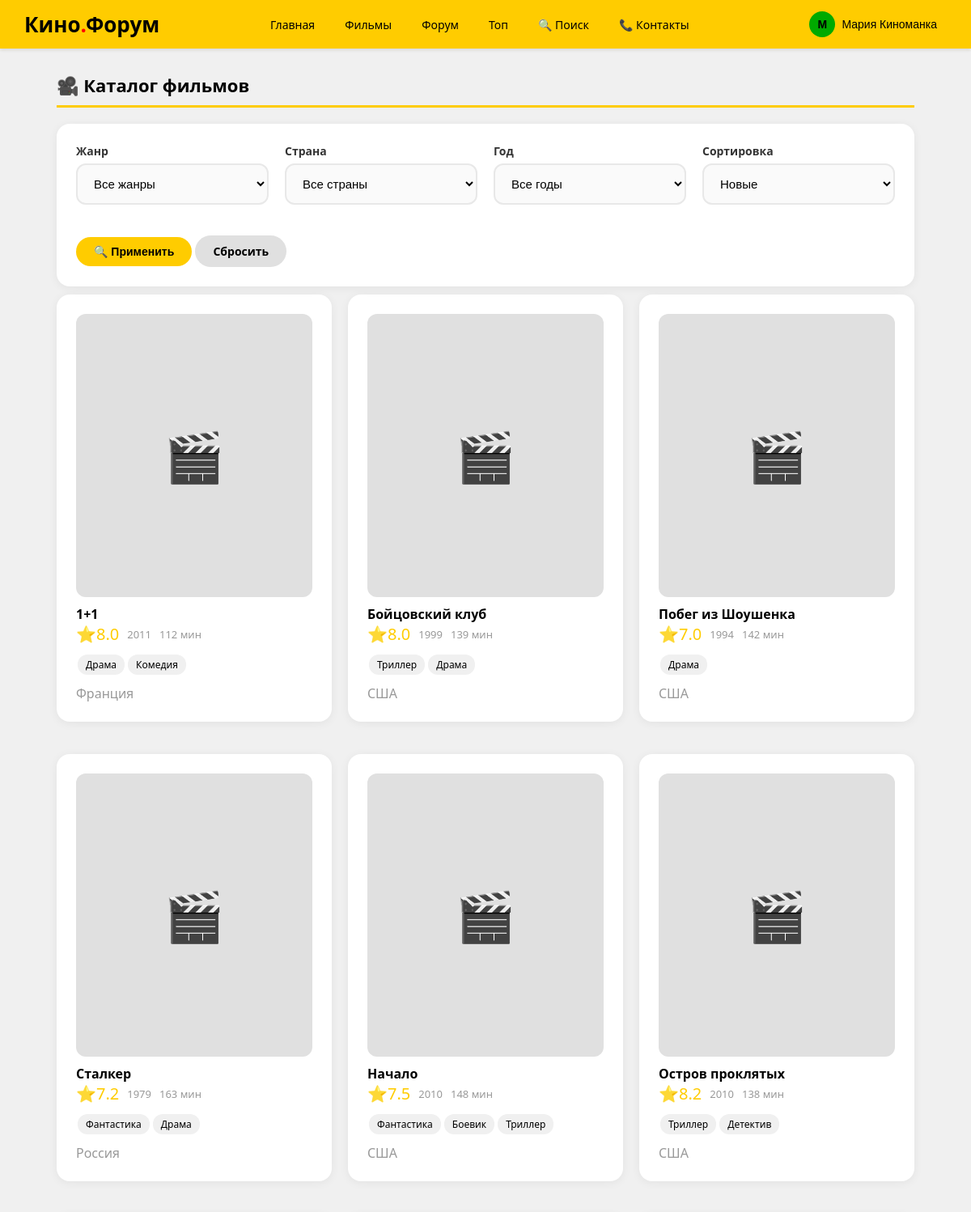
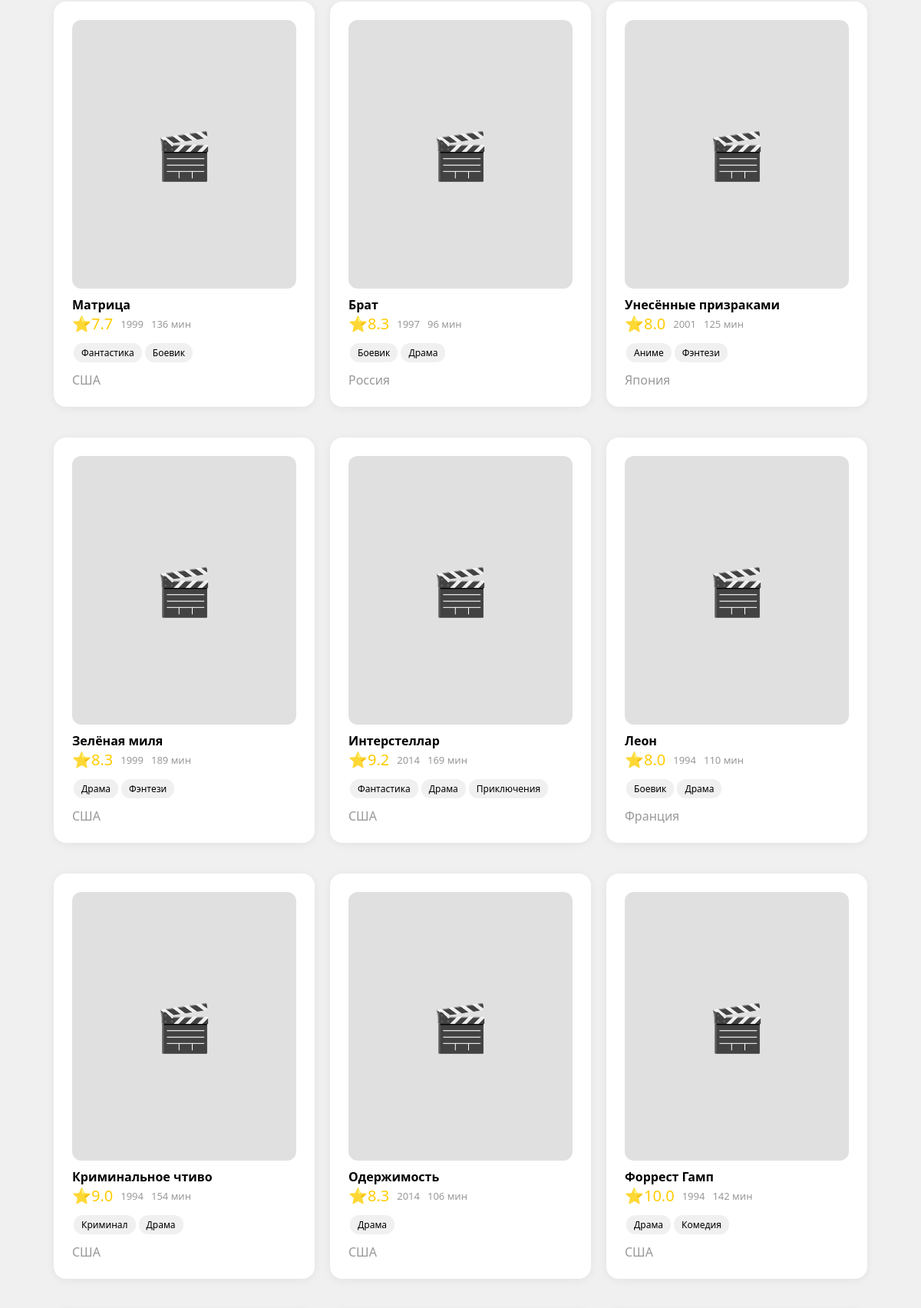
The page /films (signed in, upper part) on the database its author committed (2 pictures, top to bottom).
### data/users.py (models this page shows, shortened)
class User(SqlAlchemyBase, UserMixin):
    __tablename__ = 'users'
    id = sqlalchemy.Column(sqlalchemy.Integer, primary_key=True, autoincrement=True)
    name = sqlalchemy.Column(sqlalchemy.String(100), nullable=False)
    email = sqlalchemy.Column(sqlalchemy.String(100), unique=True, nullable=False)
    about = sqlalchemy.Column(sqlalchemy.Text, default='')
    hashed_password = sqlalchemy.Column(sqlalchemy.String(200), nullable=False)
    created_date = sqlalchemy.Column(sqlalchemy.DateTime, default=datetime.datetime.now)
    films = orm.relationship("Film", back_populates='user')
    reviews = orm.relationship("Review", back_populates='user')
    comments = orm.relationship("Comment", back_populates='user')
    forum_posts = orm.relationship("ForumPost", back_populates='user')

### data/film.py (models this page shows)
class Film(SqlAlchemyBase):
    __tablename__ = 'films'
    id = sqlalchemy.Column(sqlalchemy.Integer, primary_key=True, autoincrement=True)
    title = sqlalchemy.Column(sqlalchemy.String(200), nullable=False)
    director = sqlalchemy.Column(sqlalchemy.String(200))
    year = sqlalchemy.Column(sqlalchemy.Integer)
    genre = sqlalchemy.Column(sqlalchemy.String(500))
    country = sqlalchemy.Column(sqlalchemy.String(200))
    duration = sqlalchemy.Column(sqlalchemy.Integer)
    description = sqlalchemy.Column(sqlalchemy.Text)
    rating = sqlalchemy.Column(sqlalchemy.Float, default=0.0)
    review_count = sqlalchemy.Column(sqlalchemy.Integer, default=0)
    created_date = sqlalchemy.Column(sqlalchemy.DateTime, default=datetime.datetime.now)
    user_id = sqlalchemy.Column(sqlalchemy.Integer, sqlalchemy.ForeignKey("users.id"))
    user = orm.relationship("User", back_populates='films')
    reviews = orm.relationship("Review", back_populates='film')

### main.py (the view)
@app.route('/films')
def films():
    db_sess = db_session.create_session()
    genre_filter = request.args.get('genre', '')
    country_filter = request.args.get('country', '')
    year_filter = request.args.get('year', '')
    sort_by = request.args.get('sort', 'newest')
    query = db_sess.query(Film)
    if genre_filter:
        query = query.filter(Film.genre.contains(genre_filter))
    if country_filter:
        query = query.filter(Film.country.contains(country_filter))
    if year_filter:
        query = query.filter(Film.year == int(year_filter))
    if sort_by == 'rating':
        query = query.order_by(Film.rating.desc())
    elif sort_by == 'title':
        query = query.order_by(Film.title)
    else:
        query = query.order_by(Film.created_date.desc())
    films = query.all()
    return render_template('films.html', films=films, GENRES=GENRES, COUNTRIES=COUNTRIES, YEARS=YEARS, current_genre=genre_filter, current_country=country_filter, current_year=year_filter, current_sort=sort_by, STYLE=STYLE, get_header=get_header)

### data/db_session.py (called while the page is built)
def create_session() -> Session:
    global __factory
    return __factory()

### main.py (called while the page is built)
@login_manager.user_loader
def load_user(user_id):
    db_sess = db_session.create_session()
    return db_sess.get(User, user_id)

### templates/films.html (shortened to what this page needs)
{% extends "base.html" %}
{% block content %}
<h1 class="ya-section-title">🎥 Каталог фильмов</h1>
<div class="ya-card ya-mb">
    <form method="GET" class="ya-grid ya-grid-4">
        <div class="ya-input-group">
            <label>Жанр</label>
            <select name="genre" class="ya-input">
                <option value="">Все жанры</option>
            </select>
        </div>
        <div class="ya-input-group">
            <label>Страна</label>
            <select name="country" class="ya-input">
                <option value="">Все страны</option>
            </select>
        </div>
        <div class="ya-input-group">
            <label>Год</label>
            <select name="year" class="ya-input">
                <option value="">Все годы</option>
            </select>
        </div>
        <div class="ya-input-group">
            <label>Сортировка</label>
            <select name="sort" class="ya-input">
                <option value="newest" {% if current_sort == 'newest' %}selected{% endif %}>Новые</option>
            </select>
        </div>
        <div style="grid-column:1/-1">
            <button type="submit" class="ya-btn ya-btn-yellow">🔍 Применить</button>
            <a href="/films" class="ya-btn ya-btn-gray">Сбросить</a>
        </div>
    </form>
</div>
<div class="ya-grid ya-grid-3">
    {% for film in films %}
        <a href="/film/{{ film.id }}" style="text-decoration:none;color:#000">
            <div class="ya-card">
                <div class="ya-film-poster">🎬</div>
                <h4 class="ya-mt">{{ film.title }}</h4>
                <div class="ya-flex ya-mb">
                    <span class="ya-rating">⭐{{ "%.1f"|format(film.rating) }}</span>
                    <span class="ya-text-muted ya-text-sm">{{ film.year }}</span>
                    <span class="ya-text-muted ya-text-sm">{{ film.duration }} мин</span>
                </div>
                <div>{% for g in film.genre.split(',')[:3] %}<span class="ya-tag">{{ g.strip() }}</span>{% endfor %}</div>
                <p class="ya-text-muted ya-mt">{{ film.country }}</p>
            </div>
        </a>
    {% endfor %}
</div>
{% endblock %}

### templates/base.html (shortened to what this page needs)
<!doctype html>
<html lang="ru">
<head>
</head>
<body>
    {{ get_header()|safe }}
    <main class="ya-container">
        {% block content %}{% endblock %}
    </main>
</body>
</html>

### rows shown on the page
User: id+name "Кино . Форум Главная Фильмы Форум Топ 🔍 Поиск 📞 Контакты М Мария Киноманка"
Film: title "1+1", rating "8.0", year "2011", duration "112", strip "Драма" "Комедия", country "Франция"
Film: title "Бойцовский клуб", rating "8.0", year "1999", duration "139", strip "Триллер" "Драма", country "США"
Film: title "Побег из Шоушенка", rating "7.0", year "1994", duration "142", strip "Драма", country "США"
Film: title "Сталкер", rating "7.2", year "1979", duration "163", strip "Фантастика" "Драма", country "Россия"
Film: title "Начало", rating "7.5", year "2010", duration "148", strip "Фантастика" "Боевик" "Триллер", country "США"
Film: title "Остров проклятых", rating "8.2", year "2010", duration "138", strip "Триллер" "Детектив", country "США"
Film: title "Матрица", rating "7.7", year "1999", duration "136", strip "Фантастика" "Боевик", country "США"
Film: title "Брат", rating "8.3", year "1997", duration "96", strip "Боевик" "Драма", country "Россия"
Film: title "Унесённые призраками", rating "8.0", year "2001", duration "125", strip "Аниме" "Фэнтези", country "Япония"
Film: title "Зелёная миля", rating "8.3", year "1999", duration "189", strip "Драма" "Фэнтези", country "США"
Film: title "Интерстеллар", rating "9.2", year "2014", duration "169", strip "Фантастика" "Драма" "Приключения", country "США"
Film: title "Леон", rating "8.0", year "1994", duration "110", strip "Боевик" "Драма", country "Франция"
Film: title "Криминальное чтиво", rating "9.0", year "1994", duration "154", strip "Криминал" "Драма", country "США"
Film: title "Одержимость", rating "8.3", year "2014", duration "106", strip "Драма", country "США"
Film: title "Форрест Гамп", rating "10.0", year "1994", duration "142", strip "Драма" "Комедия", country "США"
